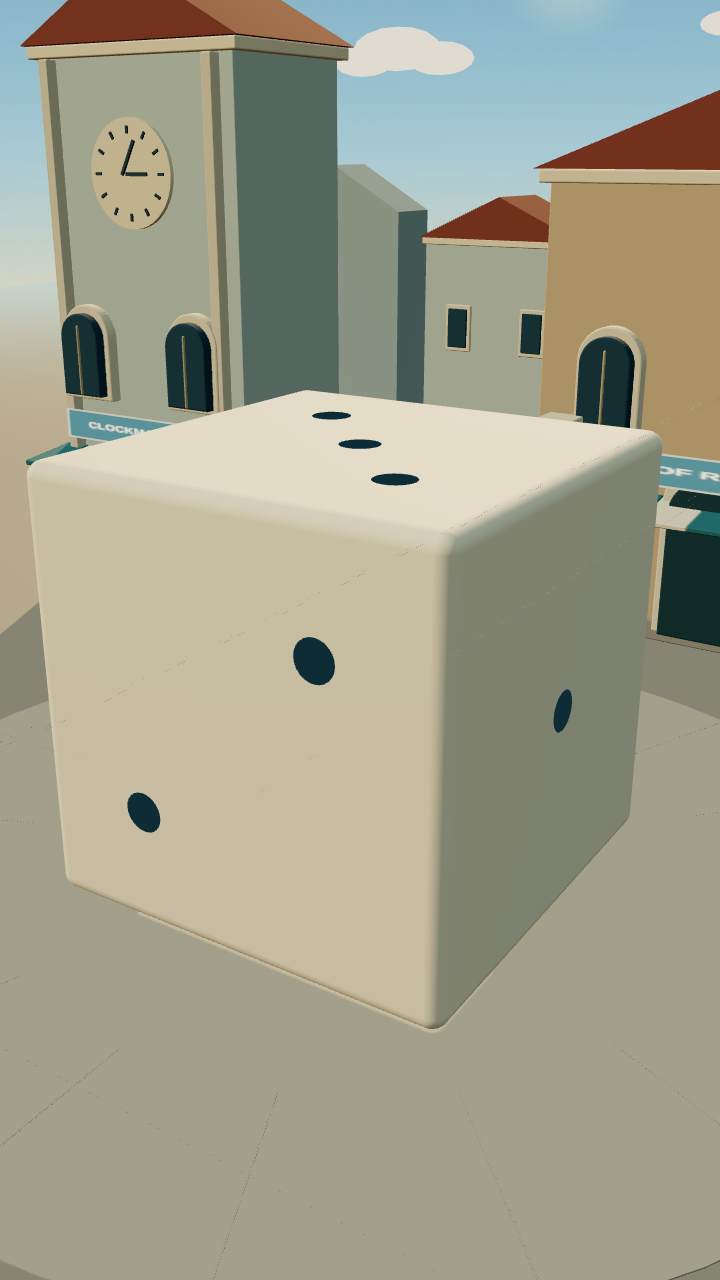
#> input picture evidence/dice-town-p4b1/face-3.png, 720 x 1280 px, given in place of face-2.png, which was not available
$ python dice-town-p4b1-sheet.py
#> lines starting #> are read from the running program, lines starting #| are printed output that depends on the picture
from pathlib import Path
from PIL import Image,ImageDraw,ImageFont
import subprocess
out=Path('evidence/dice-town-p4b1');font=ImageFont.truetype('/usr/share/fonts/truetype/dejavu/DejaVuSans.ttf',18)
items=[('D25 /2','face-2'),('D26 /5','face-5'),('D27 /withdraw','withdrawn'),('D28 /reused','../dice-town-p3b4/after-D28'),('D29 /near-six','six-near'),('D30 /refusal','refusal'),('D31 /incoming pose','roll-cut'),('D32 /six','six-settled')]
b=Image.new('RGB',(1560,1466),'#17232b');d=ImageDraw.Draw(b)
#> after `b = Image.new('RGB', (1560, 1466), '#17232b')`:
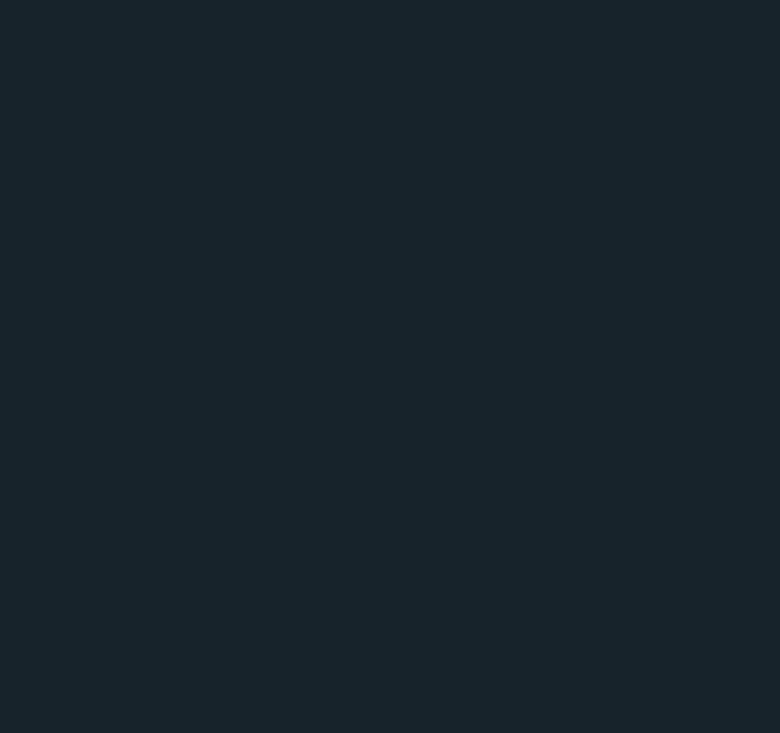
#> b: PIL image 1560x1466 RGB (shown at 1/2 size); mean R, G, B 23, 35, 43
for i,(shot,name)in enumerate(items):
 im=Image.open(out/(name+'.png'));x=i%4*390;y=i//4*733;b.paste(im.resize((390,693),Image.Resampling.LANCZOS),(x,y+35));d.text((x+6,y+7),shot+' /native source',font=font,fill='white')
#> further down, im is the input picture: PIL image 720x1280 RGB; mean R, G, B 160.9, 160, 140.4
#> after `b.paste(im.resize((390, 693), Image.Resampling.LANCZOS), (x, y + 35))`:
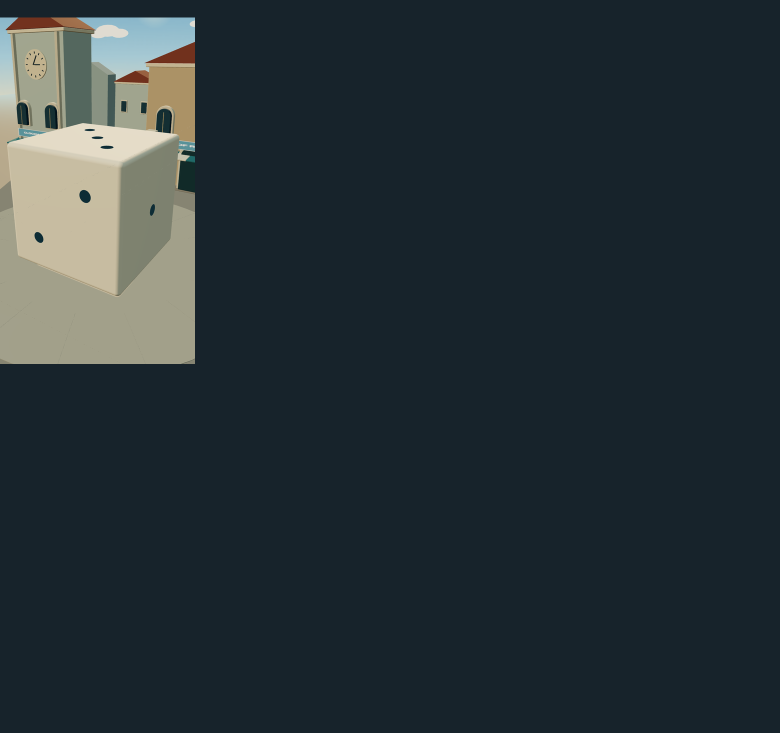
#> b: PIL image 1560x1466 RGB (shown at 1/2 size); mean R, G, B 39.3, 49.8, 54.5
#> pass 2 of the loop `for i,(shot,name)in enumerate(items):`:
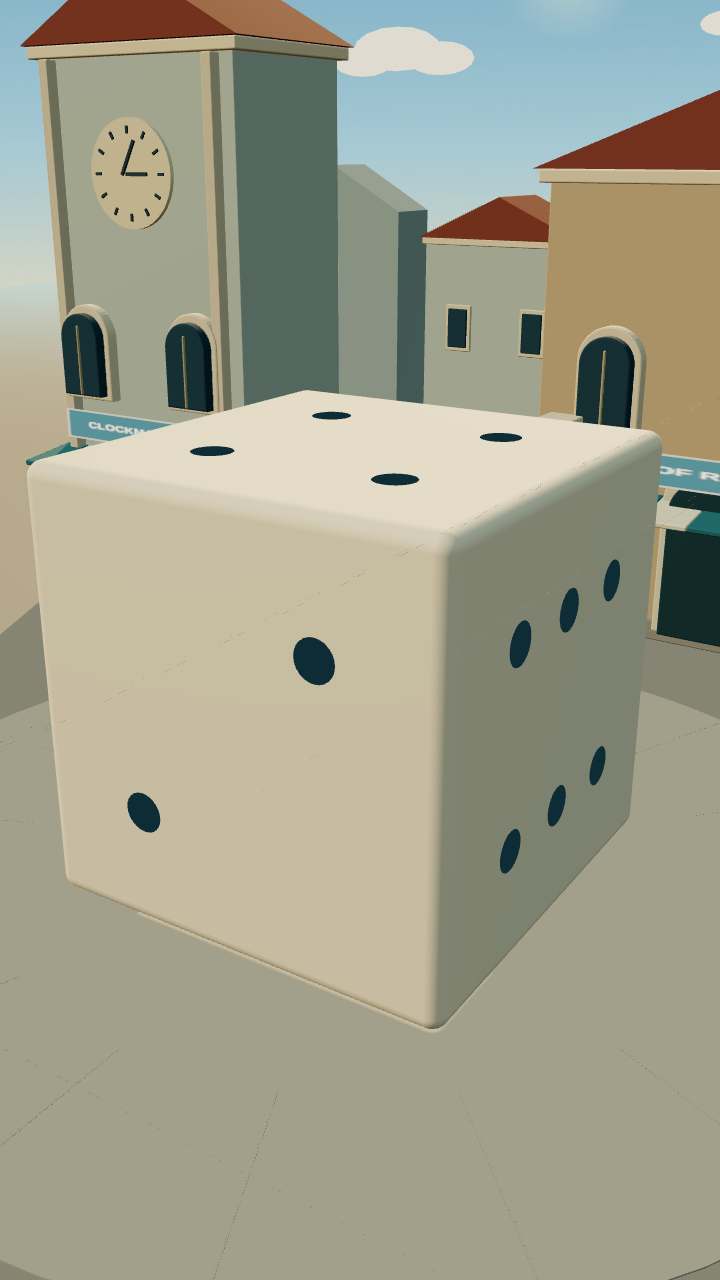
#> input picture evidence/dice-town-p4b1/face-4.png, 720 x 1280 px, given in place of face-5.png, which was not available
#> im is the input picture: PIL image 720x1280 RGB; mean R, G, B 160.4, 159.7, 140.2
#> `b.paste(im.resize((390, 693), Image.Resampling.LANCZOS), (x, y + 35))`:
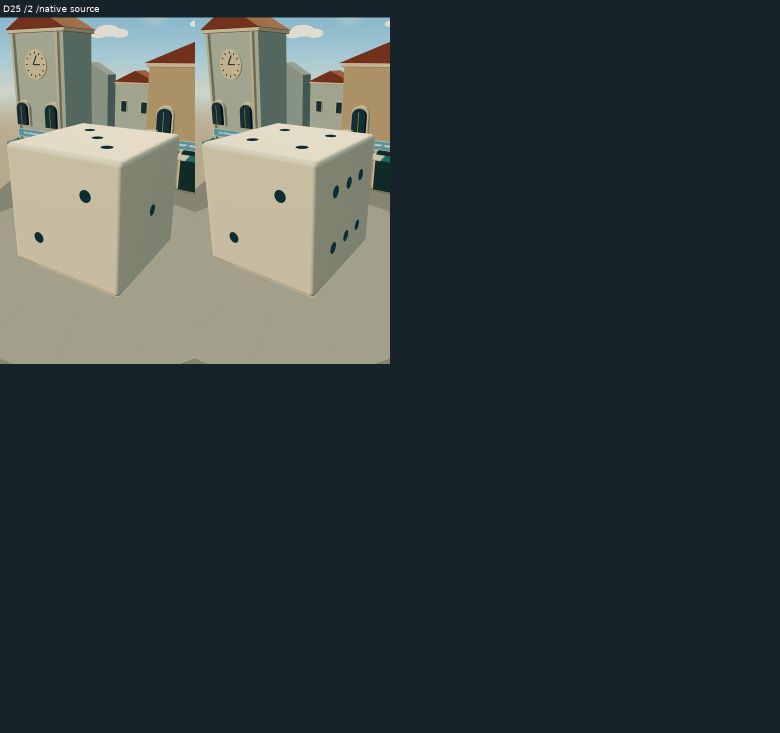
#> b: PIL image 1560x1466 RGB (shown at 1/2 size); mean R, G, B 55.6, 64.6, 66.1
#> (the run stopped early here; a loop or call above may not have finished)
